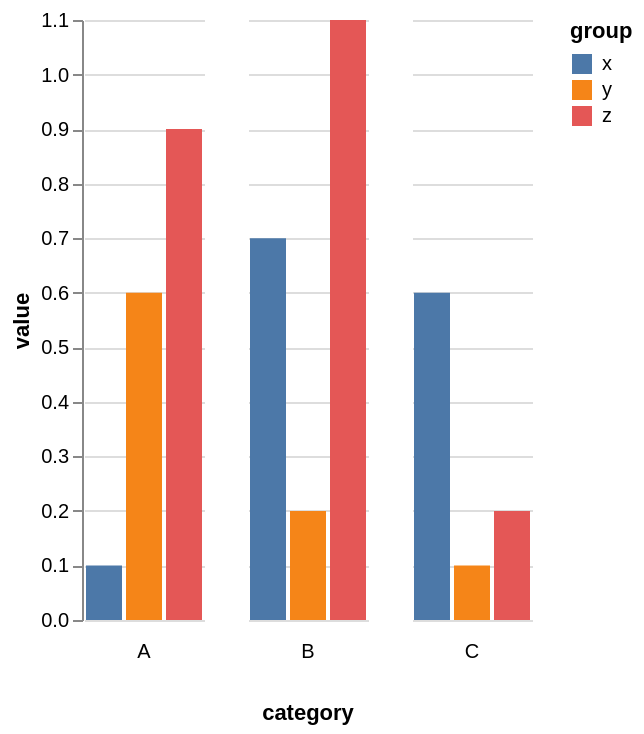

Write a Vega-Lite specification for this figure.
### Vega specification from a JSON file in a GitHub repository (floating-point values rounded to 4 significant figures)
{"$schema": "https://vega.github.io/schema/vega/v6.json", "background": "white", "padding": 5, "height": 300, "data": [{"name": "source_0", "values": [{"category": "A", "group": "x", "value": 0.1}, {"category": "A", "group": "y", "value": 0.6}, {"category": "A", "group": "z", "value": 0.9}, {"category": "B", "group": "x", "value": 0.7}, {"category": "B", "group": "y", "value": 0.2}, {"category": "B", "group": "z", "value": 1.1}, {"category": "C", "group": "x", "value": 0.6}, {"category": "C", "group": "y", "value": 0.1}, {"category": "C", "group": "z", "value": 0.2}]}, {"name": "data_0", "source": "source_0", "transform": [{"type": "stack", "groupby": ["group", "category"], "field": "value", "sort": {"field": [], "order": []}, "as": ["value_start", "value_end"], "offset": "zero"}, {"type": "filter", "expr": "isValid(datum[\"value\"]) && isFinite(+datum[\"value\"])"}]}, {"name": "column_domain", "source": "data_0", "transform": [{"type": "aggregate", "groupby": ["category"]}]}], "signals": [{"name": "x_step", "value": 20}, {"name": "child_width", "update": "bandspace(domain('x').length, 0.1, 0.05) * x_step"}], "layout": {"padding": 20, "titleAnchor": {"column": "end"}, "offset": {"columnTitle": 10}, "columns": {"signal": "length(data('column_domain'))"}, "bounds": "full", "align": "all"}, "marks": [{"name": "column-title", "type": "group", "role": "column-title", "title": {"text": "category", "style": "guide-title", "orient": "bottom", "offset": 10}}, {"name": "row_header", "type": "group", "role": "row-header", "encode": {"update": {"height": {"signal": "height"}}}, "axes": [{"scale": "y", "orient": "left", "grid": false, "title": "value", "labelOverlap": true, "tickCount": {"signal": "ceil(height/40)"}, "zindex": 0}]}, {"name": "column_footer", "type": "group", "role": "column-footer", "from": {"data": "column_domain"}, "sort": {"field": "datum[\"category\"]", "order": "ascending"}, "title": {"text": {"signal": "isValid(parent[\"category\"]) ? parent[\"category\"] : \"\"+parent[\"category\"]"}, "style": "guide-label", "frame": "group", "orient": "bottom", "offset": 10}, "encode": {"update": {"width": {"signal": "child_width"}}}}, {"name": "cell", "type": "group", "style": "cell", "from": {"facet": {"name": "facet", "data": "data_0", "groupby": ["category"]}}, "sort": {"field": ["datum[\"category\"]"], "order": ["ascending"]}, "encode": {"update": {"width": {"signal": "child_width"}, "height": {"signal": "height"}}}, "marks": [{"name": "child_marks", "type": "rect", "style": ["bar"], "from": {"data": "facet"}, "encode": {"update": {"fill": {"scale": "color", "field": "group"}, "ariaRoleDescription": {"value": "bar"}, "description": {"signal": "\"group: \" + (isValid(datum[\"group\"]) ? isArray(datum[\"group\"]) ? join(datum[\"group\"], ' ') : datum[\"group\"] : \"\"+datum[\"group\"]) + \"; value: \" + (format(datum[\"value\"], \"\"))"}, "x": {"scale": "x", "field": "group"}, "width": {"signal": "max(0.25, bandwidth('x'))"}, "y": {"scale": "y", "field": "value_end"}, "y2": {"scale": "y", "field": "value_start"}}}}], "axes": [{"scale": "y", "orient": "left", "gridScale": "x", "grid": true, "tickCount": {"signal": "ceil(height/40)"}, "domain": false, "labels": false, "aria": false, "maxExtent": 0, "minExtent": 0, "ticks": false, "zindex": 0}]}], "scales": [{"name": "x", "type": "band", "domain": {"data": "data_0", "field": "group", "sort": true}, "range": {"step": {"signal": "x_step"}}, "paddingInner": 0.1, "paddingOuter": 0.05}, {"name": "y", "type": "linear", "domain": {"data": "data_0", "fields": ["value_start", "value_end"]}, "range": [{"signal": "height"}, 0], "nice": true, "zero": true}, {"name": "color", "type": "ordinal", "domain": {"data": "data_0", "field": "group", "sort": true}, "range": "category"}], "legends": [{"fill": "color", "symbolType": "square", "title": "group"}], "config": {"style": {"cell": {"stroke": "transparent"}}}}
